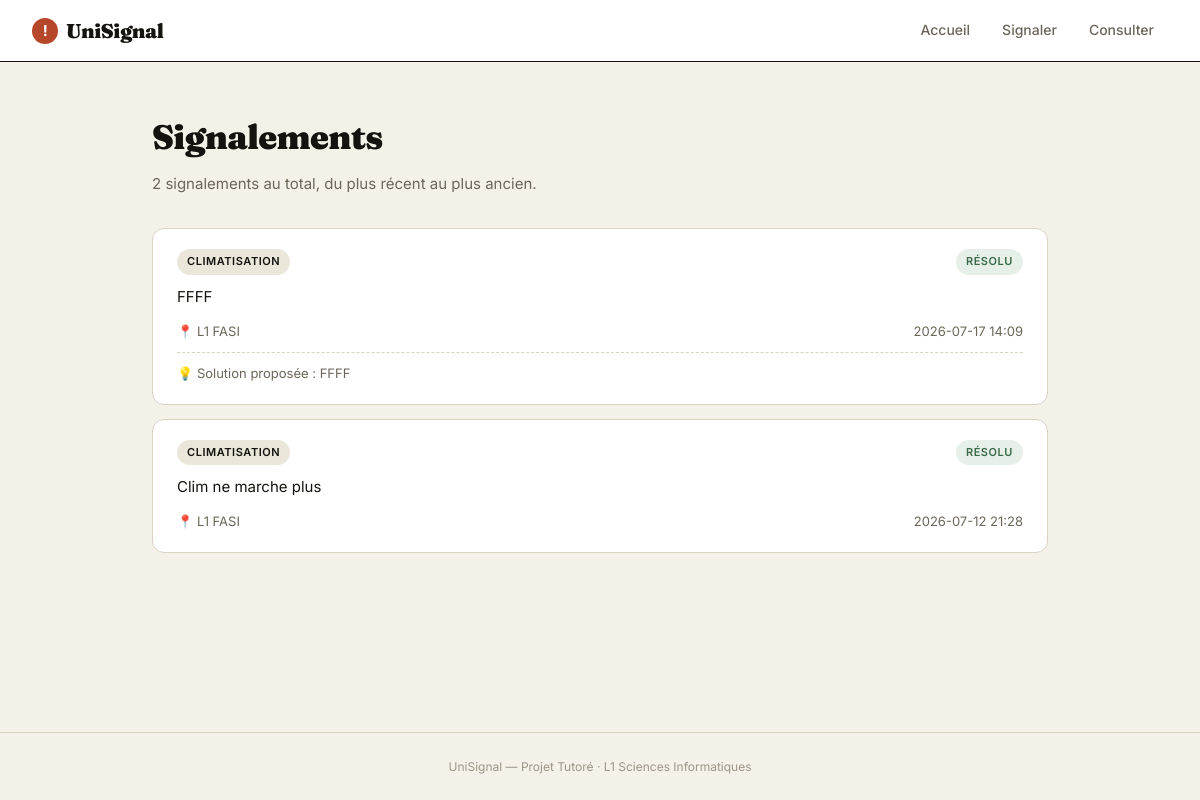
Page /liste on the committed database.
### tables this page shows
CREATE TABLE signalements (
                id                INTEGER PRIMARY KEY AUTOINCREMENT,
                categorie         TEXT NOT NULL,
                description       TEXT NOT NULL,
                lieu              TEXT NOT NULL,
                solution_proposee TEXT,
                statut            TEXT DEFAULT 'en attente',
                date_creation     DATETIME DEFAULT CURRENT_TIMESTAMP
            );

### app.py (the view)
@app.route("/liste")
def liste():
    with get_db() as conn:
        signalements = conn.execute(
            "SELECT * FROM signalements ORDER BY date_creation DESC"
        ).fetchall()
    return render_template("liste.html", signalements=signalements)

### database.py (called while the page is built)
def get_db():
    conn = sqlite3.connect(DB_PATH)
    conn.row_factory = sqlite3.Row
    return conn

### templates/liste.html (shortened to what this page needs)
{% extends "base.html" %}
{% block content %}
<h1 class="page-titre">Signalements</h1>
<p class="page-soustitre">{{ signalements|length }} signalement{% if signalements|length != 1 %}s{% endif %} au total, du plus récent au plus ancien.</p>
{% if signalements %}
<div class="grille">
    {% for s in signalements %}
    <article class="signal">
        <div class="signal-haut">
            <span class="badge badge-cat">{{ s.categorie }}</span>
            <span class="badge statut-{{ s.statut | replace(' ', '-') | replace('é', 'e') }}">{{ s.statut }}</span>
        </div>
        <p class="signal-desc">{{ s.description }}</p>
        <div class="signal-bas">
            <span>📍 {{ s.lieu }}</span>
            <span>{{ s.date_creation[:16] }}</span>
        </div>
        {% if s.solution_proposee %}
        <div class="signal-solution">💡 Solution proposée : {{ s.solution_proposee }}</div>
        {% endif %}
    </article>
    {% endfor %}
</div>
{% else %}
<div class="vide">
    <div class="icone">✓</div>
    <p>Aucun signalement pour l'instant. Tout va bien !</p>
    <a href="{{ url_for('signaler') }}" class="btn btn-primaire">Faire le premier signalement</a>
</div>
{% endif %}
{% endblock %}

### static/css/style.css (style rules this page uses)
:root { --encre: #14130F; --papier: #F4F1E9; --papier-2: #EAE6DA; --carte: #FFFFFF; --bordure: #D9D3C4; --brique: #B7472A; --brique-clair: #F3E4DF; --vert: #3B6B4A; --vert-clair: #E6F0E8; --ambre: #B8832B; --ambre-clair: #F7EBD6; --gris: #6B6659; --gris-clair: #9C9686; }
* { margin: 0; padding: 0; box-sizing: border-box; }
body { font-family: 'Inter', sans-serif; background: var(--papier); color: var(--encre); line-height: 1.6; min-height: 100vh; display: flex; flex-direction: column; }
.page-titre { font-family: 'Fraunces', serif; font-weight: 900; font-size: 34px; letter-spacing: -0.02em; margin-bottom: 0.5rem; }
.page-soustitre { color: var(--gris); font-size: 15px; margin-bottom: 2rem; }
.grille { display: grid; gap: 14px; }
.signal { background: var(--carte); border: 1px solid var(--bordure); border-radius: 12px; padding: 1.25rem 1.5rem; }
.signal-haut { display: flex; justify-content: space-between; align-items: center; margin-bottom: 10px; gap: 1rem; }
.signal-desc { font-size: 15px; margin-bottom: 12px; }
.signal-bas { display: flex; justify-content: space-between; align-items: center; font-size: 13px; color: var(--gris); flex-wrap: wrap; gap: 8px; }
.signal-solution { margin-top: 10px; padding-top: 10px; border-top: 1px dashed var(--bordure); font-size: 13px; color: var(--gris); }
.badge { font-size: 11px; font-weight: 600; text-transform: uppercase; letter-spacing: 0.05em; padding: 4px 10px; border-radius: 20px; white-space: nowrap; }
.badge-cat { background: var(--papier-2); color: var(--encre); }
.statut-resolu { background: var(--vert-clair); color: var(--vert); }

### rows in the picture
signalements: categorie "CLIMATISATION", statut "RÉSOLU", description "FFFF", lieu "L1 FASI", date_creation "2026-07-17 14:09", solution_proposee "FFFF"
signalements: categorie "CLIMATISATION", statut "RÉSOLU", description "Clim ne marche plus", lieu "L1 FASI", date_creation "2026-07-12 21:28"

### other values in the picture
{{ signalements|length }} "2"
